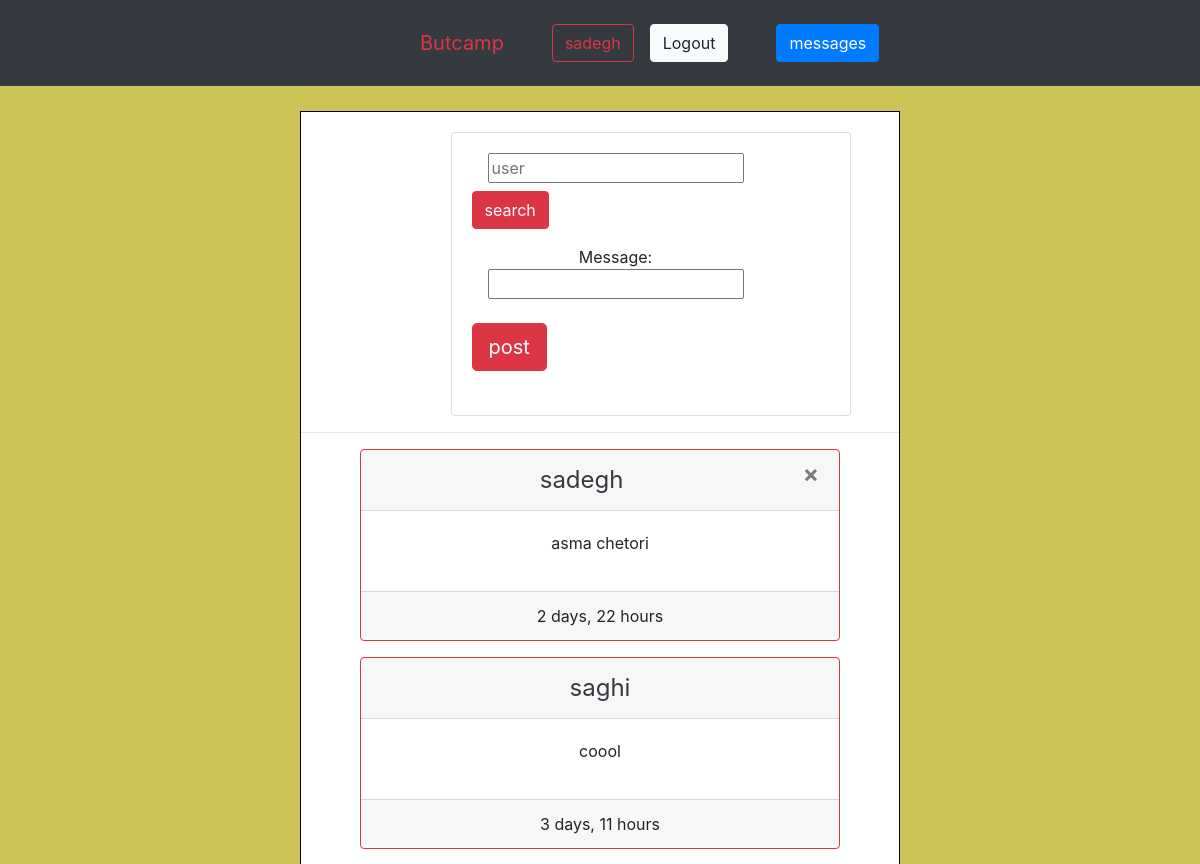
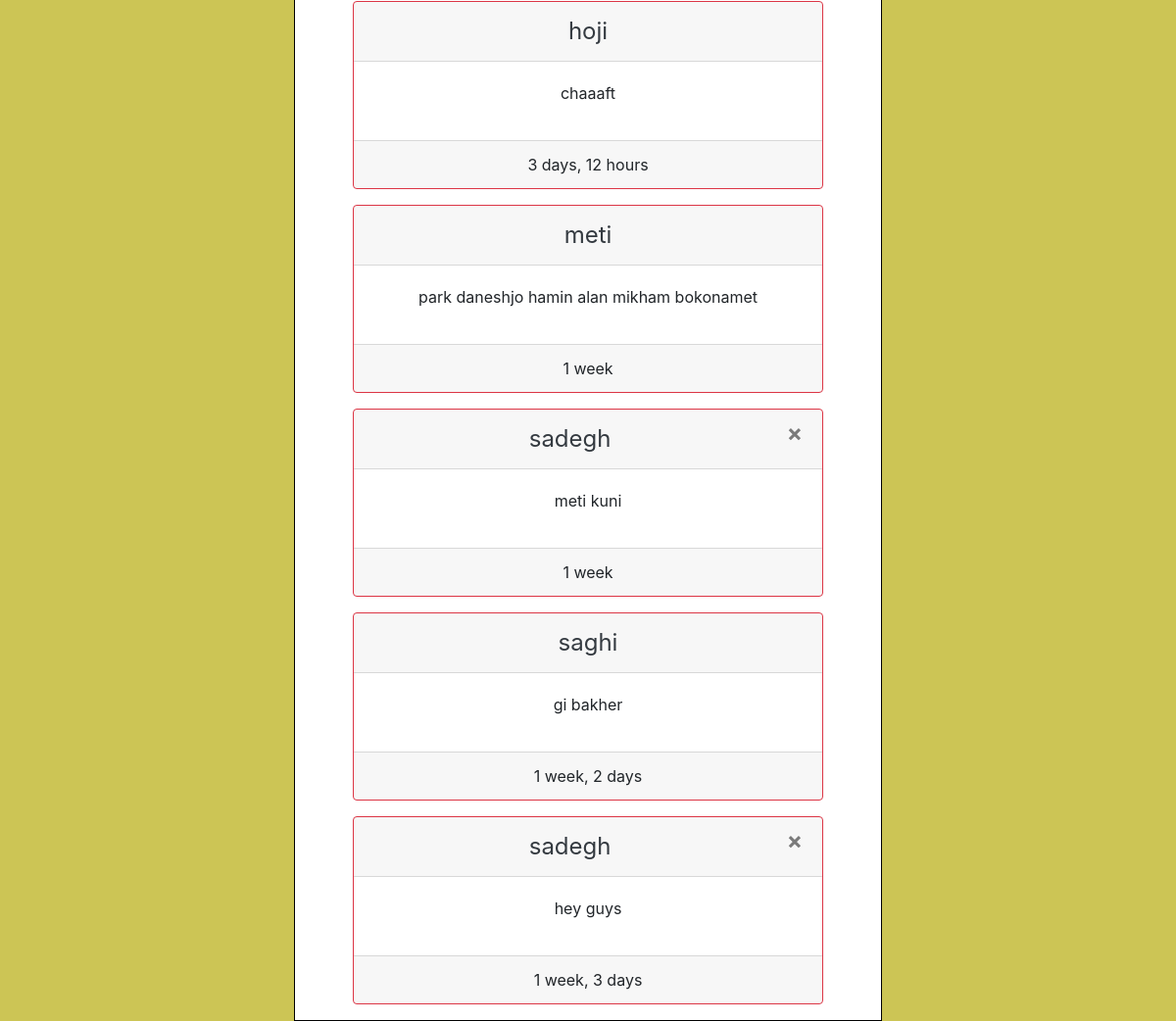
The page /payam/ (signed in) on the database its author committed (2 pictures, top to bottom).
### payam/models.py (models this page shows, shortened)
class Payam(models.Model):
    owner       =models.ForeignKey(user , on_delete=models.CASCADE)
    message     =models.CharField(max_length=250 ,blank=True,null=True)
    time        =models.DateTimeField(auto_now_add=True)
    class Meta:
        ordering = ['-time']

### payam/views.py (the view, shortened to what this page needs)
def message_list(request):
    template_name="message_list.html"
    form = PayamForm()
    query=request.GET.get("q")
    prof =[x.user.id for x in request.user.is_follow.all()]
    prof.append(request.user.id)
    qs = Payam.objects.filter(owner__id__in=prof)
    context = {"form" :form , "object_list": qs}
    if query :
        context['search']=True
        context['object_list'] = karbar.objects.filter(username=query)
    mabda=request.user.username
    newpv = Private.objects.filter(Q( dest__username=mabda , read=False))
    context['newpv']=newpv.exists()
    return render(request , template_name , context)

### payam/form.py
class PayamForm(forms.Form):
    message = forms.CharField(required = True)

### payam/templates/message_list.html (shortened to what this page needs)
{% extends "base.html" %}
{% block content %}
<div class="card " style="width:25rem;margin-left:25%;">
  <div class="card-body text-center">
    <form class="form-inline text-center" method="get">
          <div class="form-group mx-sm-3 mb-2">
            <input type="text" name="q"  placeholder="user"autofocus onfocus="this.value=''" value='{{request.GET.q}}'>
          </div>
        <button class="btn btn-danger " type="submit" >search</button>
        </form>
    <form class="form-inline text-center" method="post">
        <div class="form-group mx-sm-3 mb-2">
          {{form.as_p}}
        </div>
      <button type="submit" class="btn btn-danger btn-lg mb-2" >post</button>
    </form>
  </div>
</div>
<hr>
{% for item in object_list %}
{% if search %}
<div class="list-group mb-3 "style="width:25rem;margin-left:25%;">
    <a class="list-group-item list-group-item-dark list-group-item-action" href="{% url 'update' slug=item.username %}">
      {{item}}
    </a>
</div>
{% else %}
<div class="card text-center border-danger mb-3" style="width: 30rem; margin:auto; ">
  <div class="card-header ">
    <a class=" card-link action text-dark  " style="font-size:1.5em; " href="{% url 'update' slug=item.owner %}">{{item.owner}}</a>
    {% if item.owner == request.user %}
      <span >
        <a href="{% url 'payam:remove' pk=item.id %}" >
          <button type="button" class="close" aria-label="Close">
            <span aria-hidden="true">&times;</span>
          </button>
        </a>
      </span>
    {% endif %}
  </div>
  <div class="card-body ">
    <div class="card-text">
        <p>{{item.message}}</p>
    </div>
  </div>
  <div class="card-footer ">
    <span>{{item.time|timesince}}</span>
  </div>
</div>
{% endif %}
{% endfor %}
{% endblock %}

### templates/base.html (shortened to what this page needs)
{% load static %}
<!DOCTYPE>
<html>
<head>
</head>
<body id="body" >
      <nav class="navbar navbar-expand-lg navbar-dark bg-dark  mb-3" style="padding-left:35%;">
          <a class="navbar-brand text-danger " href="/">Butcamp</a>
          <div class="collapse navbar-collapse m-3" id="navbarSupportedContent">
            <ul class="navbar-nav mr-auto  ">
              {% if user.is_authenticated %}
              <li class="nav-item ml-3">
                <a class="btn btn-outline-danger " href="{% url "update" slug=user.username %}" >{{request.user.username}}</a>
              </li>
              <li class="nav-item ml-3">
                <a class="btn btn-light " href="{% url "logout" %}" >Logout</a>
              </li>
              {% else %}
              <li class="nav-item active ml-5">
                <a class="nav-link" href="/">Home <span class="sr-only">(current)</span></a>
              </li>
              {% endif %}
              {% if newpv %}
              <li class="nav-item active ml-5">
              <a href="{% url 'pv:send' %}"type="button" class="btn btn-primary">
                messages &ensp; <span class="badge badge-warning ">new</span>
              </a>
              </li>
              {% else %}
              <li class="nav-item active ml-5">
              <a href="{% url 'pv:send' %}" type="button" class="btn btn-primary">
                messages
              </a>
            </li>
              {% endif %}
            </ul>
          </div>
      </nav>
      <div class="content" style=" background-color:white; border:1px solid black; padding-top:20px; margin-top: 25px;margin-right: 25%; margin-left: 25%;text-align:center; " >
        {% block content %}
        {% endblock content %}
      </div>
{% include "snippet/css.html" %}
</body>
</html>

### templates/snippet/css.html (shortened to what this page needs)
<link rel="stylesheet" href="https://stackpath.bootstrapcdn.com/bootstrap/4.1.1/css/bootstrap.min.css">

### payam/templates/message_list.html (style rules this page uses)
#body { background-color:#ccc555; }

### rows shown on the page
Payam: owner "sadegh", message "asma chetori", time "2 days, 22 hours"
Payam: owner "saghi", message "coool", time "3 days, 11 hours"
Payam: owner "hoji", message "chaaaft", time "3 days, 12 hours"
Payam: owner "meti", message "park daneshjo hamin alan mikham bokonamet", time "1 week"
Payam: owner "sadegh", message "meti kuni", time "1 week"
Payam: owner "saghi", message "gi bakher", time "1 week, 2 days"
Payam: owner "sadegh", message "hey guys", time "1 week, 3 days"

### other values the page prints
{{ request.user.username }} "sadegh"
